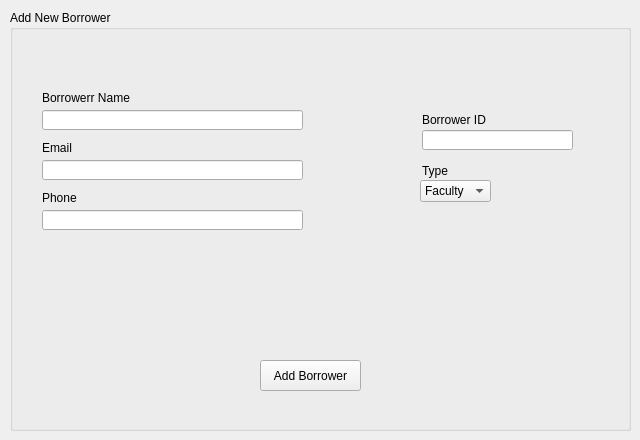
      <widget class="QWidget" name="tab_12">
       <attribute name="title">
        <string>Add Borrower</string>
       </attribute>
       <widget class="QGroupBox" name="groupBox_3">
        <property name="geometry">
         <rect>
          <x>10</x>
          <y>10</y>
          <width>621</width>
          <height>421</height>
         </rect>
        </property>
        <property name="autoFillBackground">
         <bool>false</bool>
        </property>
        <property name="title">
         <string>Add New Borrower</string>
        </property>
        <widget class="QLabel" name="label_36">
         <property name="geometry">
          <rect>
           <x>32</x>
           <y>80</y>
           <width>91</width>
           <height>16</height>
          </rect>
         </property>
         <property name="text">
          <string>Borrowerr Name</string>
         </property>
        </widget>
        <widget class="QLabel" name="label_37">
         <property name="geometry">
          <rect>
           <x>32</x>
           <y>130</y>
           <width>41</width>
           <height>16</height>
          </rect>
         </property>
         <property name="text">
          <string>Email</string>
         </property>
        </widget>
        <widget class="QLabel" name="label_38">
         <property name="geometry">
          <rect>
           <x>32</x>
           <y>180</y>
           <width>61</width>
           <height>16</height>
          </rect>
         </property>
         <property name="text">
          <string>Phone</string>
         </property>
        </widget>
        <widget class="QLineEdit" name="lineEdit_28">
         <property name="geometry">
          <rect>
           <x>32</x>
           <y>100</y>
           <width>261</width>
           <height>20</height>
          </rect>
         </property>
        </widget>
        <widget class="QLineEdit" name="lineEdit_29">
         <property name="geometry">
          <rect>
           <x>32</x>
           <y>150</y>
           <width>261</width>
           <height>20</height>
          </rect>
         </property>
         <property name="echoMode">
          <enum>QLineEdit::Normal</enum>
         </property>
        </widget>
        <widget class="QLineEdit" name="lineEdit_30">
         <property name="geometry">
          <rect>
           <x>32</x>
           <y>200</y>
           <width>261</width>
           <height>20</height>
          </rect>
         </property>
         <property name="echoMode">
          <enum>QLineEdit::Normal</enum>
         </property>
        </widget>
        <widget class="QPushButton" name="pushButton_23">
         <property name="geometry">
          <rect>
           <x>250</x>
           <y>350</y>
           <width>101</width>
           <height>31</height>
          </rect>
         </property>
         <property name="text">
          <string>Add Borrower</string>
         </property>
        </widget>
        <widget class="QLabel" name="label_41">
         <property name="geometry">
          <rect>
           <x>10</x>
           <y>280</y>
           <width>261</width>
           <height>20</height>
          </rect>
         </property>
         <property name="text">
          <string/>
         </property>
        </widget>
        <widget class="QComboBox" name="comboBox_7">
         <property name="geometry">
          <rect>
           <x>410</x>
           <y>170</y>
           <width>71</width>
           <height>22</height>
          </rect>
         </property>
         <item>
          <property name="text">
           <string>Faculty</string>
          </property>
         </item>
         <item>
          <property name="text">
           <string>Student</string>
          </property>
         </item>
        </widget>
        <widget class="QLabel" name="label_42">
         <property name="geometry">
          <rect>
           <x>412</x>
           <y>150</y>
           <width>31</width>
           <height>21</height>
          </rect>
         </property>
         <property name="text">
          <string>Type</string>
         </property>
        </widget>
        <widget class="QLabel" name="label_43">
         <property name="geometry">
          <rect>
           <x>412</x>
           <y>100</y>
           <width>71</width>
           <height>20</height>
          </rect>
         </property>
         <property name="text">
          <string>Borrower ID</string>
         </property>
        </widget>
        <widget class="QLineEdit" name="lineEdit_33">
         <property name="geometry">
          <rect>
           <x>412</x>
           <y>120</y>
           <width>151</width>
           <height>20</height>
          </rect>
         </property>
        </widget>
       </widget>
      </widget>
